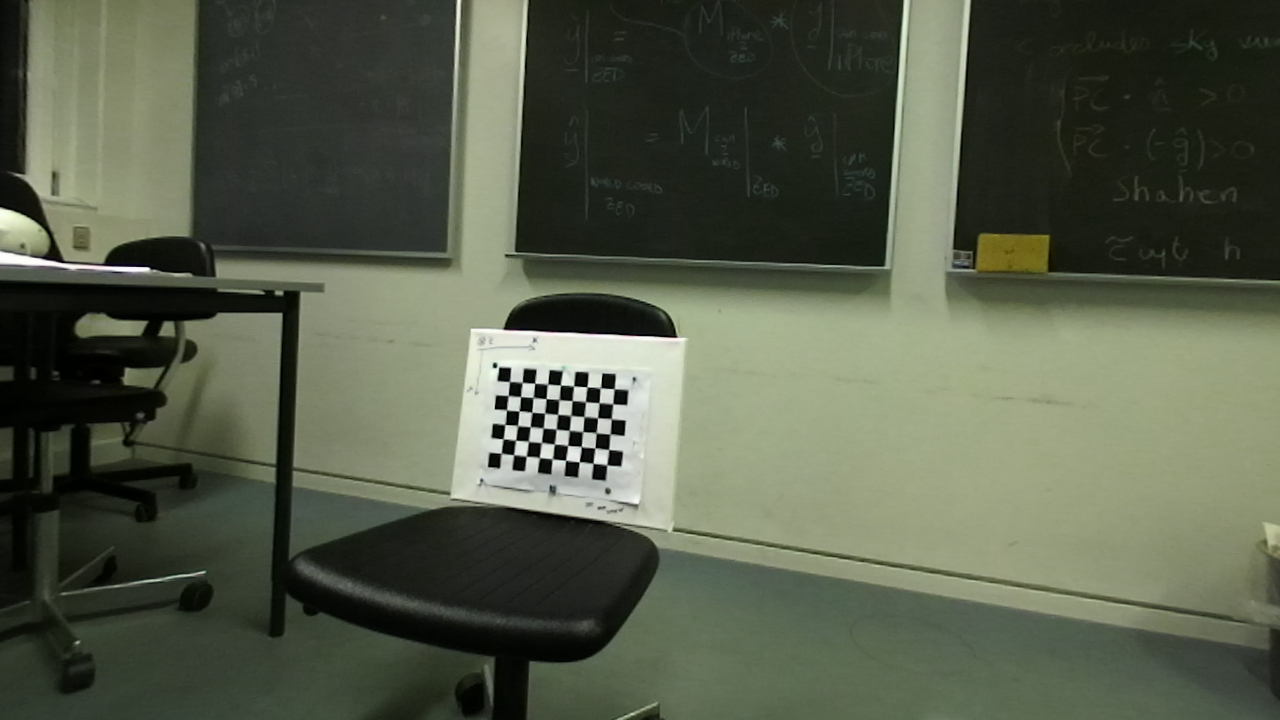
#> input picture cameraCalibration/3Maggio/samples/RGB_0.png, 1280 x 720 px, found by its file name
$ python camCalibrationMatrix.py   (older library calls are emulated)
#> lines starting #> are read from the running program, lines starting #| are printed output that depends on the picture; after the words box and inside, x2 and y2 are one past the last pixel; in counts of white or black regions, pixels touching at a corner belong together
# -*- coding: utf-8 -*-
"""
Created on Mon Apr 23 12:46:37 2018

@author: Fulvio Bertolini
"""

import numpy as np
import matplotlib.pyplot as plt
import cv2
import glob

# [88 lines left out: functions getCameraMatrix, writeMatrix, multiplyMatrices4x4, computeARKit_2_ZED_matrix, not called in this run]


def getCameraExtrinsic(images, mtx, dist):
    criteria = (cv2.TERM_CRITERIA_EPS + cv2.TERM_CRITERIA_MAX_ITER, 30, 0.001)

    # prepare object points, like (0,0,0), (1,0,0), (2,0,0) ....,(6,5,0)
    objp = np.zeros((6*9,3), np.float32)
    objp[:,:2] = np.mgrid[0:9,0:6].T.reshape(-1,2)
    objp = np.multiply(objp, 0.0246)


    tvecs = []
    rvecs = []


    for fname in images:
        img = cv2.imread(fname)
#> img is the input picture: shape (720, 1280, 3); mean B, G, R 73.8, 91.8, 85.2
        gray = cv2.cvtColor(img,cv2.COLOR_BGR2GRAY)
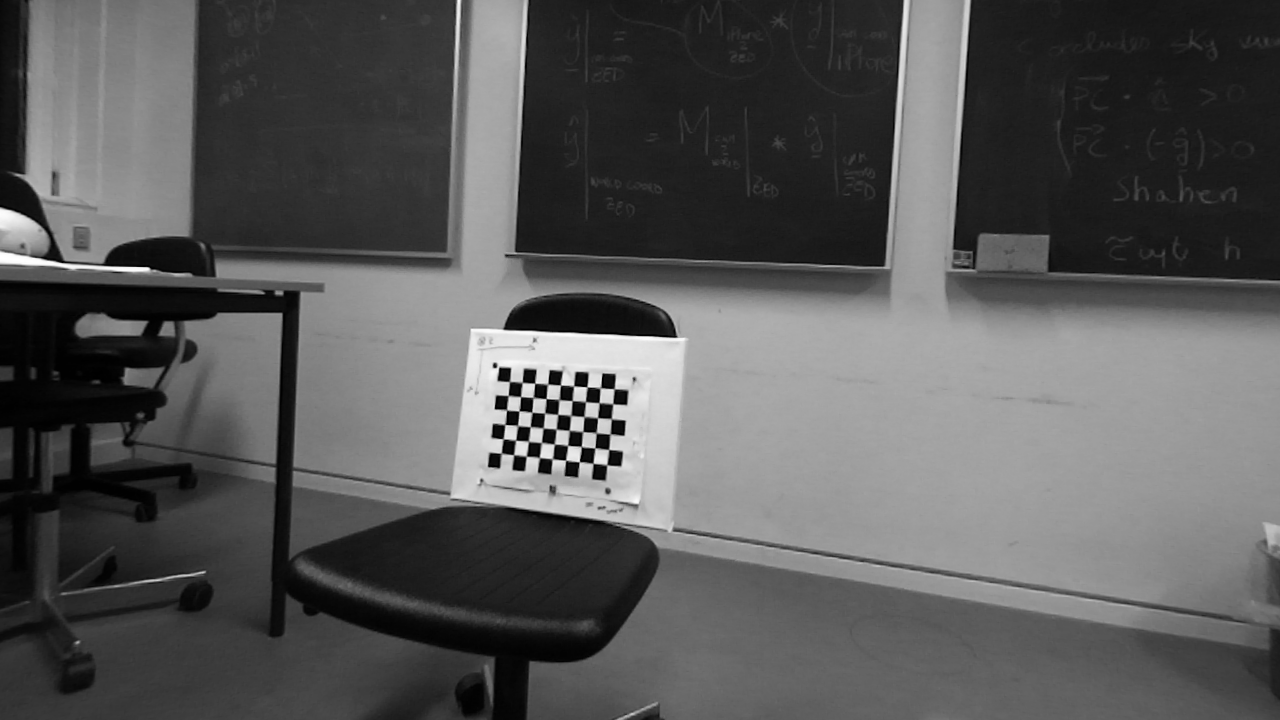
#> gray: shape (720, 1280); min 0, max 255, mean 87.8

        # Find the chess board corners
        ret, corners = cv2.findChessboardCorners(gray, (9,6),None)
#> ret = True; corners = 54 rows, first 8: [509.4, 381.5], [522.3, 382.4], [534.7, 383.2], [547.7, 384.1], [560.6, 385], [573.6, 386], [587, 386.9], [600, 388.1]

        # If found, add object points, image points (after refining them)
        if ret == True:

            corners2 = cv2.cornerSubPix(gray,corners,(11,11),(-1,-1),criteria)
#> corners2 = 54 rows, first 8: [506.8, 381.5], [529.4, 383.1], [541, 383.4], [541, 383.4], [553.4, 384.8], [573.2, 385.9], [587.1, 386.8], [600.3, 387.8]

            _, rvec, tvec, inliers = cv2.solvePnPRansac(objp,corners2, mtx, dist)
#> rvec = [-0.0491, -0.454, 0.146]; tvec = [-0.237, 0.0813, 1.06]; inliers = 44 values from 0 to 53
            rvecs.append(rvec)
            tvecs.append(tvec)

            cv2.namedWindow("img", cv2.WINDOW_NORMAL )        # Create window with freedom of dimensions
            cv2.resizeWindow("img", 2400, 1200)              # Resize window to specified dimensions

            # Draw and display the corners
            cv2.drawChessboardCorners(img, (9,6), corners,ret)
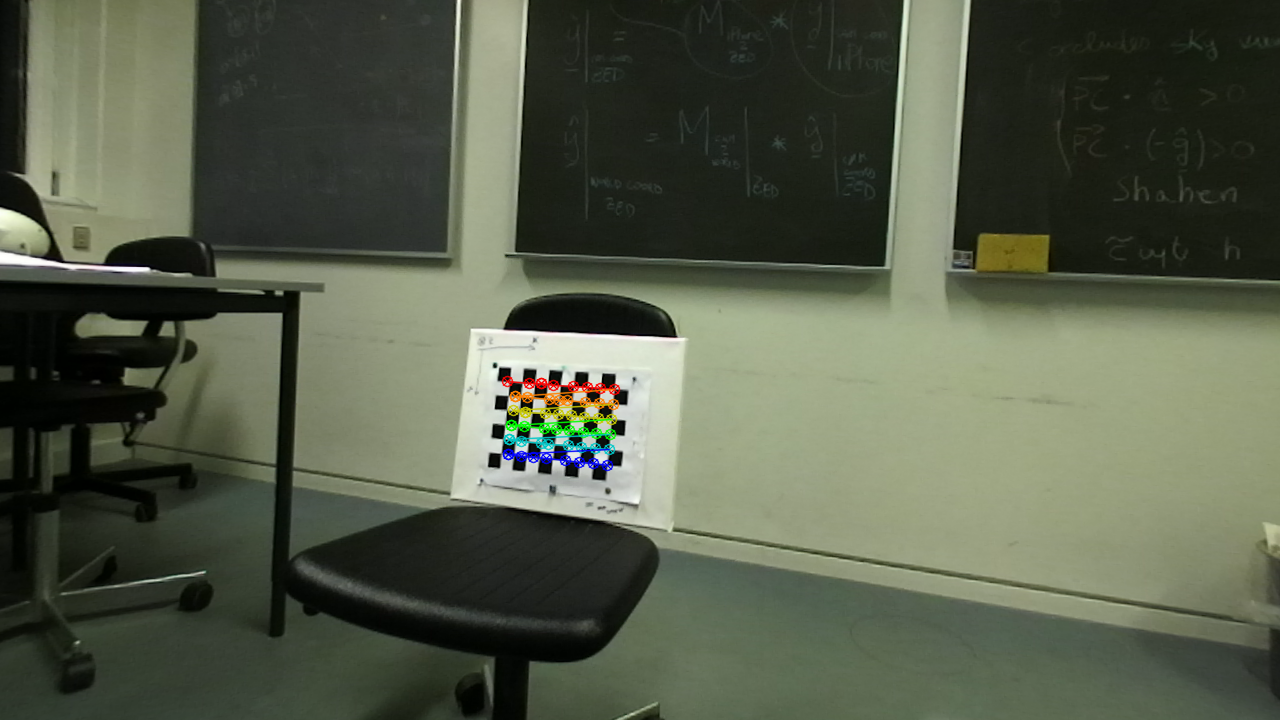
#> img: shape (720, 1280, 3); 0.72% of pixels changed, all inside (x1, y1, x2, y2) = (501, 375, 621, 472)
            cv2.imshow('img',img)
            cv2.waitKey(10)
#> pass 2 of the loop in getCameraExtrinsic, `for fname in images:`:
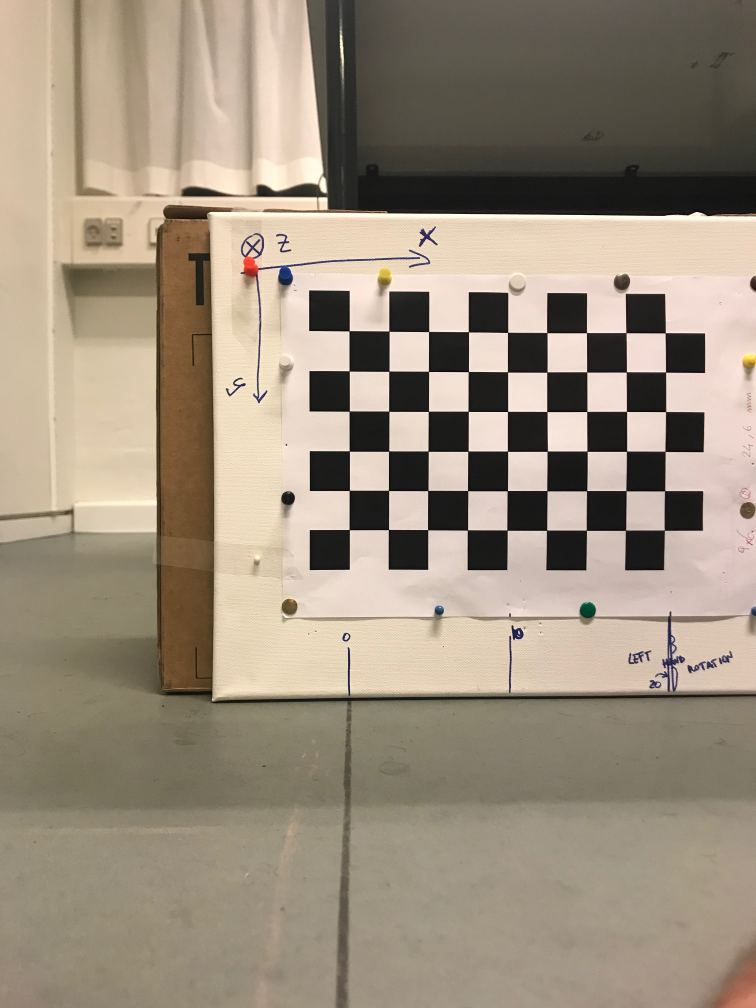
#> input picture cameraCalibration/calibrationDebugImages/iPhone/A.JPG, 3024 x 4032 px (shown at 1/4 size)
#> in getCameraExtrinsic, img is the input picture: shape (4032, 3024, 3); mean B, G, R 125.8, 143.2, 156.1
#> in getCameraExtrinsic (call 2), `gray = cv2.cvtColor(img,cv2.COLOR_BGR2GRAY)`:
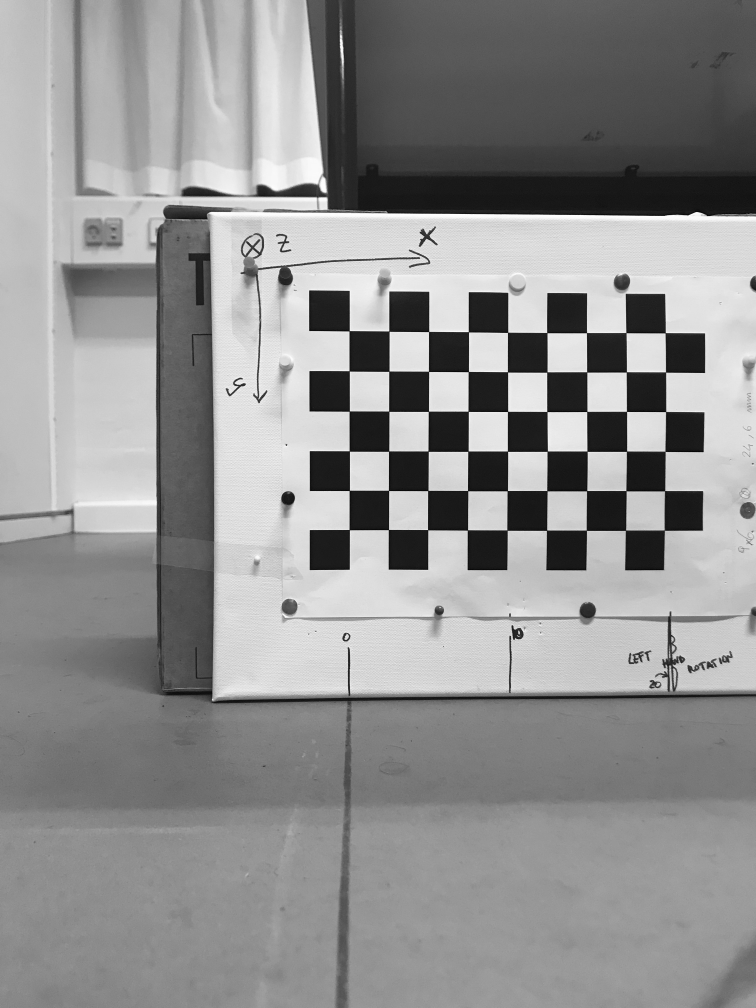
#> gray: shape (4032, 3024) (shown at 1/4 size); min 0, max 254, mean 145.1
#> pass 2 of the loop in getCameraExtrinsic, `for fname in images:`:
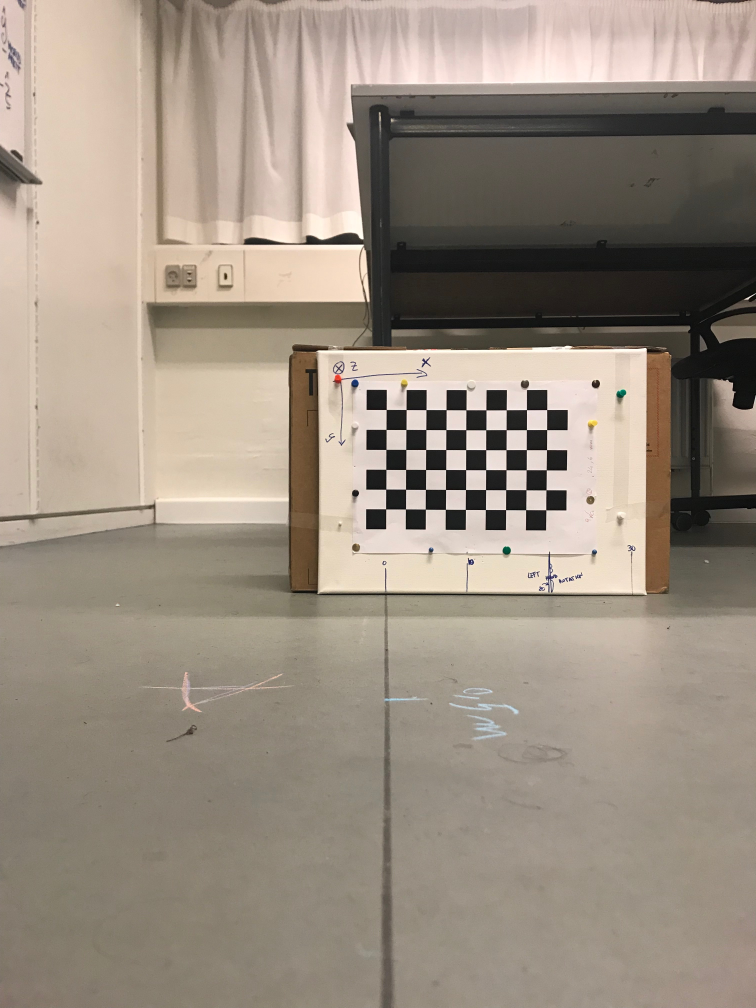
#> input picture cameraCalibration/calibrationDebugImages/iPhone/B.JPG, 3024 x 4032 px (shown at 1/4 size)
#> in getCameraExtrinsic, img is the input picture: shape (4032, 3024, 3); mean B, G, R 129.5, 142.9, 154.7
#> in getCameraExtrinsic (call 2), `gray = cv2.cvtColor(img,cv2.COLOR_BGR2GRAY)`:
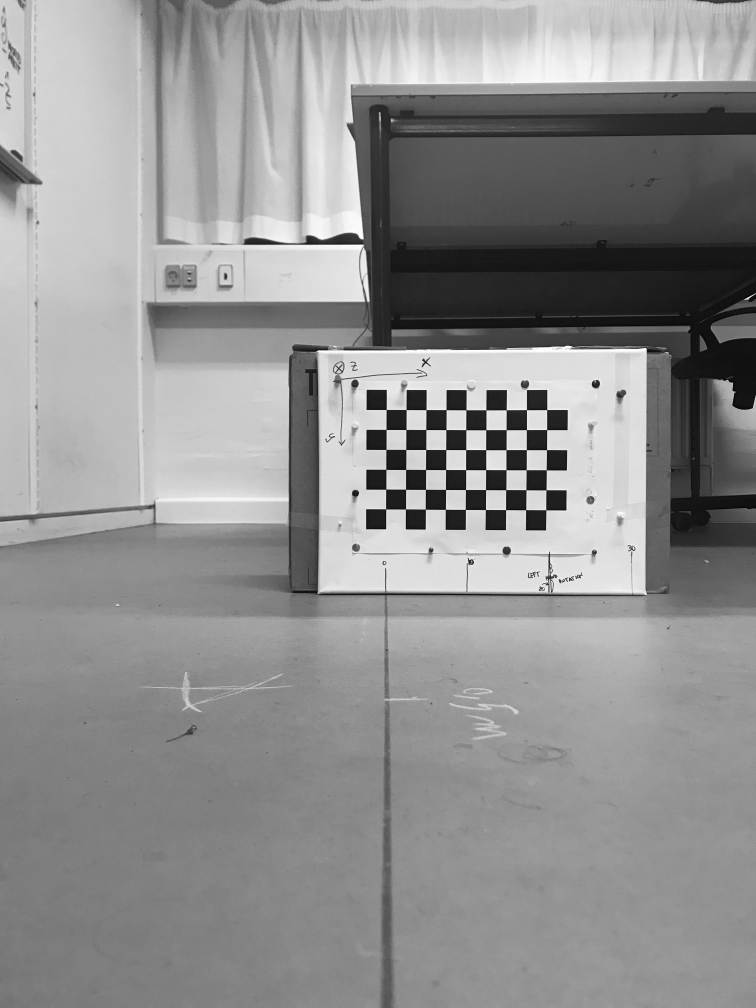
#> gray: shape (4032, 3024) (shown at 1/4 size); min 0, max 254, mean 144.9

    cv2.destroyAllWindows()


    return (rvecs, tvecs)


# [46 lines left out: function getCameraIntrinsic, not called in this run]


# zed intrinsic parameters
cameraMatrix_ZED = np.zeros((3,3), np.float64)
cameraMatrix_ZED[0,0] = 660.445
cameraMatrix_ZED[0,2] = 650.905
cameraMatrix_ZED[1,1] = 660.579
cameraMatrix_ZED[1,2] = 327.352
cameraMatrix_ZED[2,2] = 1

distCoeff_ZED = np.zeros((1,5), np.float64)
distCoeff_ZED[0,0] = -0.00174692
distCoeff_ZED[0,1] = -0.0174969
distCoeff_ZED[0,2] = -0.000182398
distCoeff_ZED[0,3] = -0.00751098
distCoeff_ZED[0,4] =  0.0219687

cameraMatrix_iPhone = np.zeros((3,3), np.float64)
cameraMatrix_iPhone[0,0] = 3513.23
cameraMatrix_iPhone[0,2] = 1542.31
cameraMatrix_iPhone[1,1] = 3519.98
cameraMatrix_iPhone[1,2] = 2089.89
cameraMatrix_iPhone[2,2] = 1

distCoeff_iPhone = np.zeros((1,5), np.float64)
distCoeff_iPhone[0,0] = 0.293461
distCoeff_iPhone[0,1] = -1.3054
distCoeff_iPhone[0,2] = 0.0132138
distCoeff_iPhone[0,3] = 0.00104743
distCoeff_iPhone[0,4] = 2.50754


images_ZED = [ "./calibrationDebugImages/ZED/A/samples/RGB_0.PNG",
                  "./calibrationDebugImages/ZED/B/samples/RGB_0.PNG",
                  "./calibrationDebugImages/ZED/C_30/samples/RGB_0.PNG",
                  "./calibrationDebugImages/ZED/C_45/samples/RGB_0.PNG",
                  "./calibrationDebugImages/ZED/D_-30/samples/RGB_0.PNG",
                  "./calibrationDebugImages/ZED/D_-45/samples/RGB_0.PNG",
                  "./calibrationDebugImages/ZED/E/samples/RGB_0.PNG",
                  "./calibrationDebugImages/ZED/F_15/samples/RGB_0.PNG",
                  "./calibrationDebugImages/ZED/F_30/samples/RGB_0.PNG",
                  "./calibrationDebugImages/ZED/G_-10/samples/RGB_0.PNG",
                  "./calibrationDebugImages/ZED/G_-20/samples/RGB_0.PNG" ]


images_iPhone = ["./calibrationDebugImages/iPhone/A.JPG",
					"./calibrationDebugImages/iPhone/B.JPG",
					"./calibrationDebugImages/iPhone/C_30.JPG",
					"./calibrationDebugImages/iPhone/C_45.JPG",
					"./calibrationDebugImages/iPhone/D_-30.JPG",
					"./calibrationDebugImages/iPhone/D_-45.JPG",
					"./calibrationDebugImages/iPhone/E.JPG",
					"./calibrationDebugImages/iPhone/F_15.JPG",
					"./calibrationDebugImages/iPhone/F_30.JPG",
					"./calibrationDebugImages/iPhone/G_-10.JPG",
					"./calibrationDebugImages/iPhone/G_-20.JPG" ]


rvecs_ZED, tvecs_ZED = getCameraExtrinsic(images_ZED, cameraMatrix_ZED, distCoeff_ZED)
#> (the run stopped early here; a loop or call above may not have finished)
